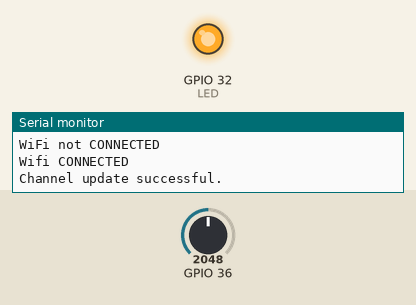
This sketch was run on a simulated ESP32. Parts: output pins drawn as LEDs (lit = HIGH), the last lines printed to the serial monitor. Inputs (shaded band) come from the test bench; at power-on: GPIO 36 = 2048. WiFi joins after 1.5 s; servers stay silent unless stated.

Above: at 9.1 s.
At 24.4 s:
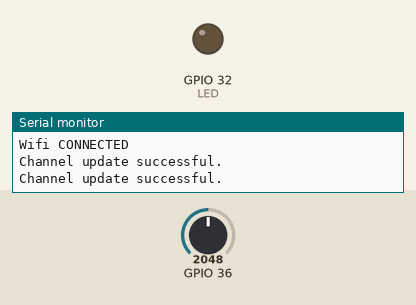
Timing chart, 0 to 41.3 s (numbered marks = the images above):
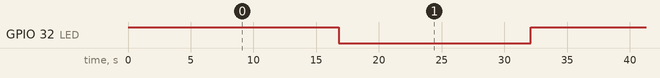

The sketch:

Test002.ino
```cpp
#include <WiFi.h>
#include "ThingSpeak.h" // always include thingspeak header file after other header files and custom macros

WiFiClient  client;
const int LED=32;
const char *ssid = "HORIZON-Donut";
const char *password = "20040723";
unsigned long myChannelNumber = 2860416;
const char * myWriteAPIKey = "OJ8HJ0X2ATDRNMWO";

void setup() {
  Serial.begin(115200);
  pinMode(LED,OUTPUT);
  digitalWrite(LED,HIGH);
  WiFi.mode(WIFI_STA);
  ThingSpeak.begin(client);  // Initialize ThingSpeak
  WiFi.begin(ssid,password);
  Serial.println("Connecting Wifi...");
  while(WiFi.status() != WL_CONNECTED) {
    Serial.println("");
    Serial.println("WiFi not CONNECTED");
    delay(500);
  }
  digitalWrite(LED,LOW);
  Serial.println ("Wifi CONNECTED");
}

void loop() {
  if(WiFi.status() == WL_CONNECTED) {
    digitalWrite(LED,!digitalRead(LED));
    ThingSpeak.setField(1, analogRead(A0));
    ThingSpeak.setField(2, hallRead());
    int x = ThingSpeak.writeFields(myChannelNumber, myWriteAPIKey);
    if(x == 200){
       Serial.println("Channel update successful.");
    }
    else{
      Serial.println("Problem updating channel. HTTP error code " + String(x));
    }
  }
  else
  { digitalWrite(LED,HIGH);
  }
  delay(15000);
}
```

Measured:
- by itself, GPIO 32 (LED): alternates HIGH for 15.3 s and LOW for 15.3 s
